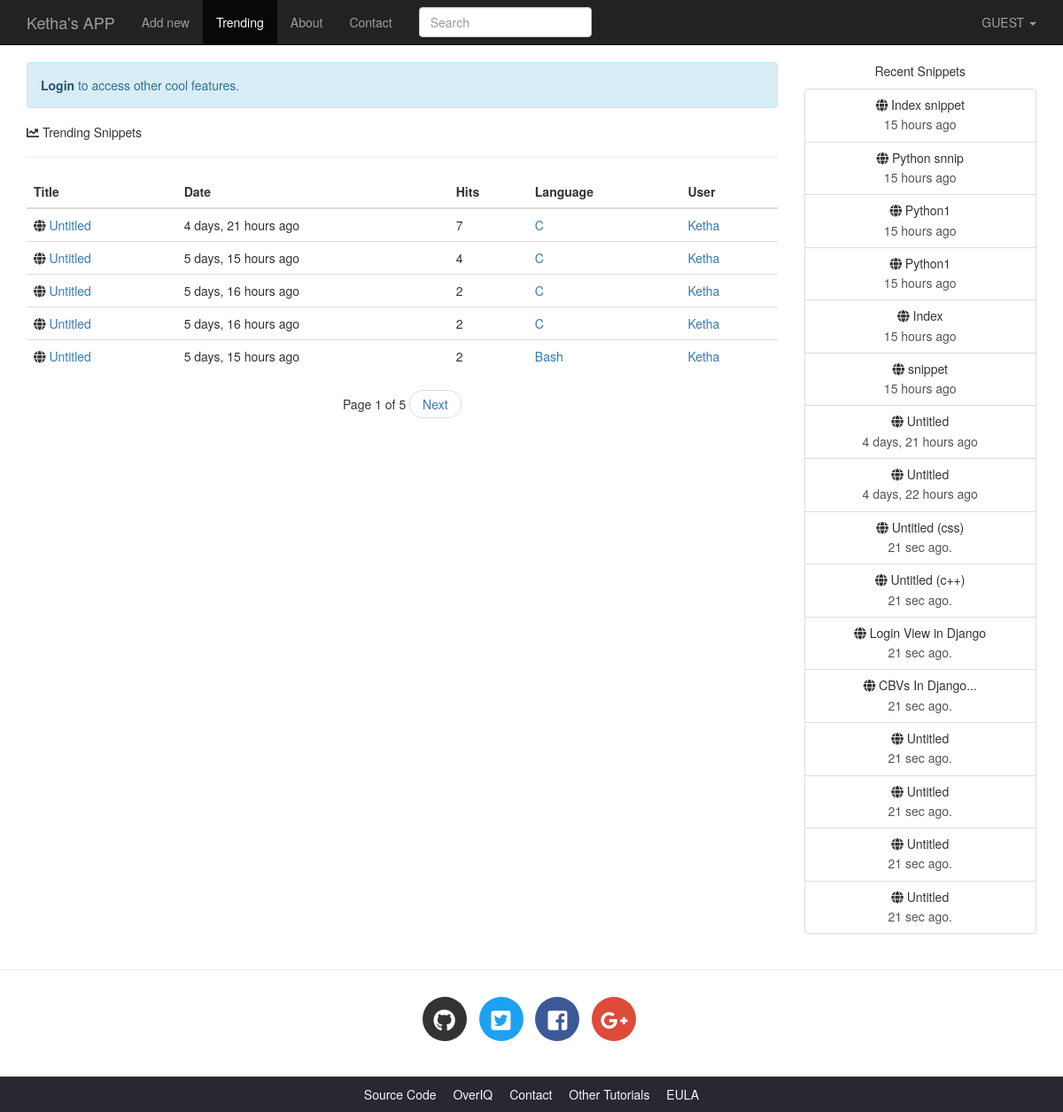
The page /trending/ on the database its author committed.
### djangobin/models.py (models this page shows, shortened)
class Snippet(models.Model):
    title = models.CharField(max_length=200, blank=True)
    original_code = models.TextField()
    highlighted_code = models.TextField(blank=True, help_text="Read only field. Will contain the"
                                                              " syntax-highlited version of the original code.")
    expiration = models.CharField(max_length=10, choices=Pref.expiration_choices)
    exposure = models.CharField(max_length=10, choices=Pref.exposure_choices)
    hits = models.IntegerField(default=0, help_text='Read only field. Will be updated after every visit to snippet.')
    slug = models.SlugField(help_text='Read only field. Will be filled automatically.')
    created_on = models.DateTimeField(auto_now_add=True)
    language = models.ForeignKey(Language, on_delete=models.CASCADE)
    user = models.ForeignKey(User, on_delete=models.CASCADE)
    tags = models.ManyToManyField('Tag', blank=True)
    class Meta:
        ordering = ['-created_on']
    def get_absolute_url(self):
        return reverse('snippet_detail', args=[self.slug])

class Language(models.Model):
    name = models.CharField(max_length=100)
    lang_code = models.CharField(max_length=100, unique=True, verbose_name='Language Code')
    slug = models.SlugField(max_length=100, unique=True)
    mime = models.CharField(max_length=100, help_text='MIME to use when sending snippet as file.')
    file_extension = models.CharField(max_length=10)
    created_on = models.DateTimeField(auto_now_add=True)
    updated_on = models.DateTimeField(auto_now=True)
    class Meta:
        ordering = ['name']
    def __str__(self):
        return self.name

### djangobin/views.py (the view)
# urls.py: url('^trending/$', views.trending_snippets, name='trending_snippets'),
def trending_snippets(request, language_slug=''):
    lang = None
    snippets = Snippet.objects
    if language_slug:
        snippets = snippets.filter(language__slug=language_slug)
        lang = get_object_or_404(Language, slug=language_slug)
    snippet_list = get_list_or_404(snippets.filter(exposure='public').order_by('-hits'))
    snippets = paginate_result(request, snippet_list, 5)
    return render(request, 'djangobin/trending.html', {'snippets': snippets, 'lang': lang})

### djangobin/context_processors.py (called while the page is built)
def recent_snippets(request):
    return dict(recent_snippets=Snippet.objects.filter(exposure='public').order_by("-id")[:8])

### djangobin/models.py (called while the page is built)
    def get_absolute_url(self):
        return reverse('profile', args=[self.user.username])

### djangobin/utils.py (called while the page is built)
def paginate_result(request, object_list, item_per_page):
    paginator = Paginator(object_list, item_per_page)
    page = request.GET.get('page')
    try:
        results = paginator.page(page)
    except PageNotAnInteger:
        results = paginator.page(1)
    except EmptyPage:
        results = paginator.page(paginator.num_pages)
    return results

### djangobin/templates/djangobin/trending.html (shortened to what this page needs)
{% extends 'djangobin/base.html' %}
{% load static %}
{% load humanize %}
{% block main %}
    <h5><i class="fas fa-chart-line"></i> Trending {{ lang.name }} Snippets</h5>
    <hr>
    <table class="table">
        <thead>
        <tr>
            <th>Title</th>
            <th>Date</th>
            <th>Hits</th>
            <th>Language</th>
            <th>User</th>
        </tr>
        </thead>
        <tbody>
        {% for snippet in snippets %}
            <tr>
                <td><i class="fas fa-globe"></i>
                    <a href="{{ snippet.get_absolute_url }}">{{ snippet.title }}</a>
                </td>
                <td title="{{ snippet.created_on }}">{{ snippet.created_on|naturaltime }}</td>
                <td>{{ snippet.hits }}</td>
                <td><a href="{% url 'trending_snippets' snippet.language.slug  %}">{{ snippet.language }}</a></td>
                {% if not snippet.user.profile.private %}
                    <td><a href="{{ snippet.user.profile.get_absolute_url }}">{{ snippet.user.username|title }}</a></td>
                {% else %}
                    <td>-</td>
                {% endif %}
            </tr>
        {% empty %}
            <tr class="text-center">
                <td colspan="4">There are no snippets.</td>
            </tr>
        {% endfor %}
        </tbody>
    </table>
    {% if snippets.paginator.num_pages > 1 %}
        <nav aria-label="...">
            <ul class="pager">
                <li>Page {{ snippets.number }} of {{ snippets.paginator.num_pages }}</li>
                {% if snippets.has_next %}
                    <li><a href="?page={{ snippets.next_page_number }}">Next</a></li>
                {% endif %}
            </ul>
        </nav>
    {% endif %}
{% endblock %}

### djangobin/templates/djangobin/base.html (shortened to what this page needs)
<!DOCTYPE html>
<html lang="en">
<head>
    {% load static %}
    {% load humanize %}
    <link rel="stylesheet" href="{% static 'djangobin/css/bootstrap.min.css' %}" >
    <link rel="stylesheet" href="{% static 'djangobin/css/bootstrap-select.min.css' %}" >
    <link href="https://use.fontawesome.com/releases/v5.0.7/css/all.css" rel="stylesheet">
    <link rel="stylesheet" href="{% static 'djangobin/css/main.css' %}">
    <link rel="stylesheet" href="{% static 'djangobin/css/default.css' %}">
</head>
<body>
<nav class="navbar navbar-default navbar-inverse navbar-fixed-top">
    <div class="container">
        <div class="navbar-header">
            <a class="navbar-brand" href="{% url 'index' %}">Ketha's APP</a>
        </div>
        <div class="collapse navbar-collapse" id="bs-example-navbar-collapse-1">
            <ul class="nav navbar-nav">
                <li {% if request.path == '/' %}class='active'{% endif %} >
                    <a href="{% url 'index' %}">Add new</a>
                </li>
                <li {% if request.path == '/trending/' %}class='active'{% endif %}>
                    <a href="{% url 'trending_snippets' %}">Trending<span class="sr-only">(current)</span></a>
                </li>
                <li {% if request.path == '/about/' %}class='active'{% endif %}>
                    <a href="{% url 'about' %}">About</a>
                </li>
                <li {% if request.path == '/contact/' %}class='active'{% endif %}>
                    <a href="{% url 'contact' %}">Contact</a>
                </li>
            </ul>
            <form action="{% url 'search' %}" class="navbar-form navbar-left" method="get">
                <div class="form-group">
                    <input type="text" name="query" class="form-control"
                           placeholder="Search" value="{{ request.GET.query }}">
                </div>
            </form>
            <ul class="nav navbar-nav navbar-right">
                <li class="dropdown">
                    <a href="#" class="dropdown-toggle" data-toggle="dropdown" role="button"
                       aria-haspopup="true" aria-expanded="false">
                        {% if request.user.is_authenticated %}
                            {{ request.user.username|upper }}
                        {% else %}
                            GUEST
                        {% endif %}
                        <span class="caret"></span>
                    </a>
                </li>
            </ul>
        </div>
    </div>
</nav>
<div class="container">
    <div class="row">
        <div class="col-lg-9 col-md-9">
            {% if not request.user.is_authenticated and not request.path == '/login/'  %}
                <p class="alert alert-info">
                    <a href="{% url 'login' %}?next={{ request.path }}" class="alert-link">Login</a> to access other cool features.
                </p>
            {% endif %}
            {% block main %}{% endblock %}
        </div>
        <div class="col-lg-3 col-md-3 text-center hidden-sm hidden-xs">
            <p>Recent Snippets</p>
            <div class="list-group">
                {% for recent_snippet in recent_snippets %}
                    <a href="{{ recent_snippet.get_absolute_url }}" class="list-group-item">
                        <h5 class="list-group-item-heading"><span class="fa fa-globe
                            "></span> {{ recent_snippet.title }}</h5>
                        <p class="list-group-item-text">{{ recent_snippet.created_on|naturaltime }}</p>
                    </a>
                {% endfor %}
                <a href="#" class="list-group-item">
                    <h5 class="list-group-item-heading"><span class="fas fa-globe"
                        "></span> Untitled (css)</h5>
                    <p class="list-group-item-text">21 sec ago.</p>
                </a>
                <a href="#" class="list-group-item">
                    <h5 class="list-group-item-heading"><span class="fas fa-globe"
                        "></span> Untitled (c++)</h5>
                    <p class="list-group-item-text">21 sec ago.</p>
                </a>
                <a href="#" class="list-group-item">
                    <h5 class="list-group-item-heading"><span class="fas fa-globe"
                        "></span> Login View in Django</h5>
                    <p class="list-group-item-text">21 sec ago.</p>
                </a>
                <a href="#" class="list-group-item">
                    <h5 class="list-group-item-heading"><span class="fas fa-globe"
                        "></span> CBVs In Django...</h5>
                    <p class="list-group-item-text">21 sec ago.</p>
                </a>
                <a href="#" class="list-group-item">
                    <h5 class="list-group-item-heading"><span class="fas fa-globe"
                        "></span> Untitled</h5>
                    <p class="list-group-item-text">21 sec ago.</p>
                </a>
                <a href="#" class="list-group-item">
                    <h5 class="list-group-item-heading"><span class="fas fa-globe"
                        "></span> Untitled</h5>
                    <p class="list-group-item-text">21 sec ago.</p>
                </a>
                <a href="#" class="list-group-item">
                    <h5 class="list-group-item-heading"><span class="fas fa-globe"
                        "></span> Untitled</h5>
                    <p class="list-group-item-text">21 sec ago.</p>
                </a>
                <a href="#" class="list-group-item">
                    <h5 class="list-group-item-heading"><span class="fas fa-globe"
                        "></span> Untitled</h5>
                    <p class="list-group-item-text">21 sec ago.</p>
                </a>
            </div>
        </div>
    </div>
</div>
<hr>
<footer>
    <div class="social-icons">
        <div class="container text-center">
            <ul class="list-inline">
                <li class="list-inline-item social-github">
                    <a href="https://github.com/">
                        <i class="fab fa-github"></i>
                    </a>
                </li>
                <li class="list-inline-item social-twitter">
                    <a href="https://twitter.com/">
                        <i class="fab fa-twitter-square"></i>
                    </a>
                </li>
                <li class="list-inline-item social-facebook">
                    <a href="https://www.facebook.com/">
                        <i class="fab fa-facebook-square"></i>
                    </a>
                </li>
                <li class="list-inline-item social-google-plus">
                    <a href="https://plus.google.com/">
                        <i class="fab fa-google-plus-g"></i>
                    </a>
                </li>
            </ul>
        </div>
    </div>
    <div class="main-footer">
        <div class="container text-center">
            <ul>
                <li><a href="#">Source Code</a></li>
                <li><a href="#">OverIQ</a></li>
                <li><a href="#">Contact</a></li>
                <li><a href="#">Other Tutorials</a></li>
                <li><a href="{% url 'eula' %}">EULA</a></li>
            </ul>
        </div>
    </div>
</footer>
</body>
</html>

### djangobin/static/djangobin/css/main.css (style rules this page uses)
body { padding-top: 70px; }
.social-icons { margin: 30px 0; }
footer .social-icons ul.list-inline li a { display: block; width: 50px; height: 50px; color: #fff; border-radius: 100%; font-size: 25px; line-height: 50px; }
footer .social-icons ul.list-inline li.social-github a { background-color: #333; transition: all .2s ease-in-out; }
footer .social-icons ul.list-inline li.social-twitter a { background-color: #1da1f2; transition: all .2s ease-in-out; }
footer .social-icons ul.list-inline li.social-facebook a { background-color: #3b5998; transition: all .2s ease-in-out; }
footer .social-icons ul.list-inline li.social-google-plus a { background-color: #dd4b39; transition: all .2s ease-in-out; }
.main-footer { background-color: #2a2730; }
.main-footer ul { margin-top: 10px; padding-left: 0; }
.main-footer li { display: inline; }
.main-footer li a { color: aliceblue; }
.main-footer li+ li { margin-left: 15px; }

### rows shown on the page
Snippet: title "Untitled", created_on "4 days, 21 hours ago", hits "7", language "C", user.username "Ketha"
Snippet: title "Untitled", created_on "5 days, 15 hours ago", hits "4", language "C", user.username "Ketha"
Snippet: title "Untitled", created_on "5 days, 16 hours ago", hits "2", language "C", user.username "Ketha"
Snippet: title "Untitled", created_on "5 days, 16 hours ago", hits "2", language "C", user.username "Ketha"
Snippet: title "Untitled", created_on "5 days, 15 hours ago", hits "2", language "Bash", user.username "Ketha"
Snippet: title "Index snippet", created_on "15 hours ago"
Snippet: title "Python snnip", created_on "15 hours ago"
Snippet: title "Python1", created_on "15 hours ago"
Snippet: title "Python1", created_on "15 hours ago"
Snippet: title "Index", created_on "15 hours ago"
Snippet: title "snippet", created_on "15 hours ago"
Snippet: title "Untitled", created_on "4 days, 22 hours ago"

### other values the page prints
{{ snippets.number }} "1"
{{ snippets.paginator.num_pages }} "5"
